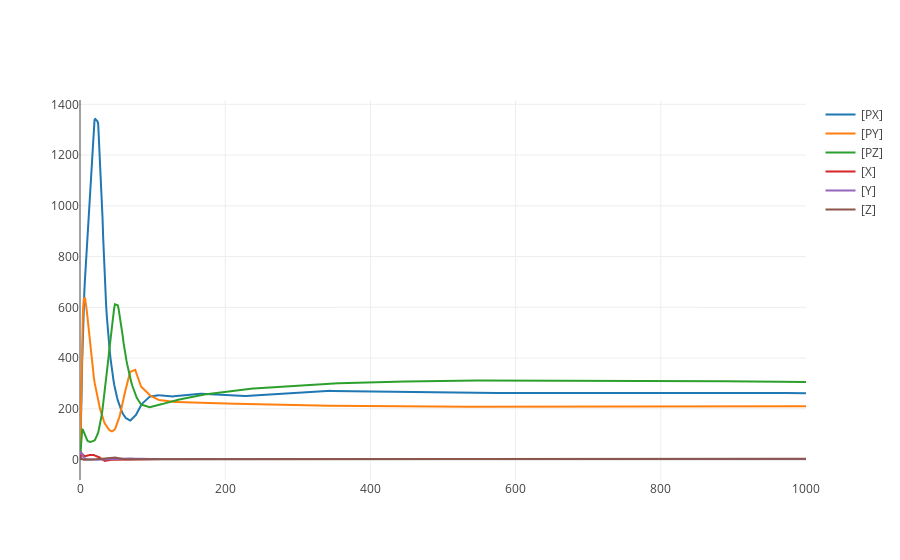

Notebook code for this chart:
### Markdown cell above
For example, use 'CVODE' and plot the model trajectories for different values for the 'relative_tolerance'-parameter.

Change the solver parameters via roadrunner.getIntegrator().setValue().

### Code cell
rr = te.loada(Repressilator)
rr.getIntegrator().setValue('relative_tolerance',1)
rr.simulate(0,1000,1000)
rr.plot()

### Figure 1 — Plotly figure (JSON) as saved in the notebook; plotly's stock layout.template omitted (floating-point values rounded to 4 significant figures; data arrays with more than 128 entries replaced by an {"elided": "..."} marker saying what was removed)
{"data": [{"mode": "lines", "name": "[PX]", "type": "scatter", "x": {"elided": "1000 float values"}, "y": {"elided": "1000 float values"}}, {"mode": "lines", "name": "[PY]", "type": "scatter", "x": {"elided": "1000 float values"}, "y": {"elided": "1000 float values"}}, {"mode": "lines", "name": "[PZ]", "type": "scatter", "x": {"elided": "1000 float values"}, "y": {"elided": "1000 float values"}}, {"mode": "lines", "name": "[X]", "type": "scatter", "x": {"elided": "1000 float values"}, "y": {"elided": "1000 float values"}}, {"mode": "lines", "name": "[Y]", "type": "scatter", "x": {"elided": "1000 float values"}, "y": {"elided": "1000 float values"}}, {"mode": "lines", "name": "[Z]", "type": "scatter", "x": {"elided": "1000 float values"}, "y": {"elided": "1000 float values"}}], "layout": {}}
